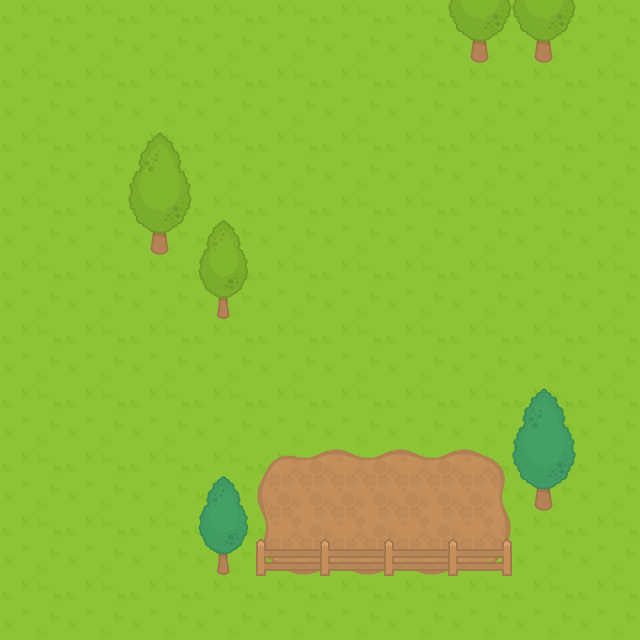

This is a level from a 2D game, rendered from its Tiled map with the project's own tilesets. A one-line summary and the complete map file follow:
An orthogonal 10x10 tile map with 64x64 px tiles, 3 tile layers (Tile Layer 1, Tile Layer 2, Tile Layer 3) and 18 objects (4x CowSpawn, BurglarSpawn, BullSpawn, IdolSpawn).

<map version="1.0" orientation="orthogonal" renderorder="right-down" width="10" height="10" tilewidth="64" tileheight="64" nextobjectid="21">
 <tileset firstgid="1" name="kenny-rpgpack" tilewidth="64" tileheight="64" tilecount="260" columns="20">
  <image source="../tilesets/RPGpack_sheet.png" width="1280" height="832" />
  <tile id="220">
   <objectgroup draworder="index">
    <object id="3" x="23" y="58">
     <polyline points="0,0 3,-33 11.6667,-33 16.3333,0.333333 12,4 5,4 0.333333,0.666667" />
    </object>
   </objectgroup>
  </tile>
  <tile id="221">
   <objectgroup draworder="index">
    <object id="1" x="25.5" y="59.75">
     <polyline points="0,0 2,-28.5 9,-28.25 11.25,0 7.5,2.5 3.25,2.5 0,0" />
    </object>
   </objectgroup>
  </tile>
  <tile id="226">
   <objectgroup draworder="index">
    <object id="1" x="0.25" y="52" width="63.5" height="11.75" />
   </objectgroup>
  </tile>
  <tile id="246">
   <objectgroup draworder="index">
    <object id="1" x="0.25" y="51.5" width="63.5" height="12.25" />
   </objectgroup>
  </tile>
 </tileset>
 <layer name="Tile Layer 1" width="10" height="10">
  <data encoding="csv">
22,22,22,22,22,22,22,22,22,22,
22,22,22,22,22,22,22,22,22,22,
22,22,22,22,22,22,22,22,22,22,
22,22,22,22,22,22,22,22,22,22,
22,22,22,22,22,22,22,22,22,22,
22,22,22,22,22,22,22,22,22,22,
22,22,22,22,22,22,22,22,22,22,
22,22,22,22,6,7,7,8,22,22,
22,22,22,22,46,47,47,48,22,22,
22,22,22,22,22,22,22,22,22,22
</data>
 </layer>
 <layer name="Tile Layer 2" width="10" height="10">
  <data encoding="csv">
0,0,0,0,0,0,0,221,221,0,
0,0,0,0,0,0,0,0,0,0,
0,0,201,0,0,0,0,0,0,0,
0,0,221,202,0,0,0,0,0,0,
0,0,0,222,0,0,0,0,0,0,
0,0,0,0,0,0,0,0,0,0,
0,0,0,0,0,0,0,0,205,0,
0,0,0,206,0,0,0,0,225,0,
0,0,0,226,227,227,227,247,0,0,
0,0,0,0,0,0,0,0,0,0
</data>
 </layer>
 <layer name="Tile Layer 3" width="10" height="10">
  <data encoding="csv">
0,0,0,0,0,0,0,0,0,0,
0,0,0,0,0,0,0,0,0,0,
0,0,0,0,0,0,0,0,0,0,
0,0,0,0,0,0,0,0,0,0,
0,0,0,0,0,0,0,0,0,0,
0,0,0,0,0,0,0,0,0,0,
0,0,0,0,0,0,0,0,0,0,
0,0,0,0,0,0,0,0,0,0,
0,0,0,0,0,0,0,0,0,0,
0,0,0,0,0,0,0,0,0,0
</data>
 </layer>
 <objectgroup name="collision">
  <object id="5" x="151.5" y="241.25" width="15.5" height="12.25" />
  <object id="8" x="217.5" y="306.5" width="10.625" height="11.25" />
  <object id="9" x="535.818" y="497" width="15.0909" height="12.4545" />
  <object id="10" x="217.818" y="563.864" width="10.6364" height="10.3182" />
  <object id="12" x="256.091" y="568.636" width="253.909" height="7" />
  <object id="13" x="471.788" y="48.6667" width="15.4545" height="12.6667" />
  <object id="14" x="535.939" y="49.6667" width="15.2727" height="12" />
 </objectgroup>
 <objectgroup name="spawns" opacity="0.64">
  <object id="1" name="Start" type="BurglarSpawn" x="64" y="64" width="64" height="64" />
  <object id="2" name="Bull1" type="BullSpawn" x="320" y="320" width="64" height="64">
   <properties>
    <property name="orientation" value="Left" />
   </properties>
  </object>
  <object id="3" name="Cow2" type="CowSpawn" x="448" y="192" width="64" height="64">
   <properties>
    <property name="orientation" value="Up" />
   </properties>
  </object>
  <object id="15" name="IdolSpawn" type="IdolSpawn" x="432" y="288" width="64" height="64" />
  <object id="18" name="Cow4" type="CowSpawn" x="360" y="429" width="64" height="64">
   <properties>
    <property name="orientation" value="Down" />
   </properties>
  </object>
  <object id="19" name="Cow3" type="CowSpawn" x="543" y="158" width="64" height="64">
   <properties>
    <property name="orientation" value="Right" />
   </properties>
  </object>
  <object id="20" name="Cow5" type="CowSpawn" x="546" y="521" width="64" height="64">
   <properties>
    <property name="orientation" value="Right" />
   </properties>
  </object>
 </objectgroup>
</map>
